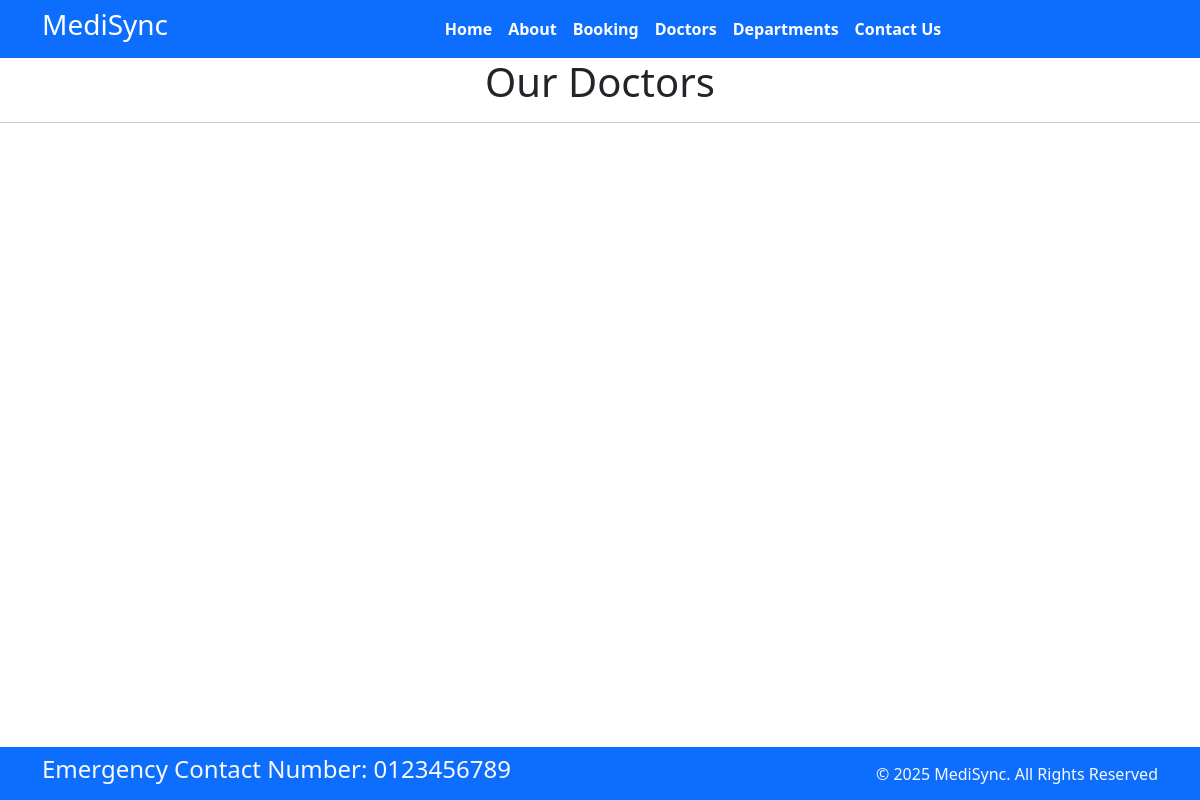
/doctors, run on an earlier commit of the app's database.
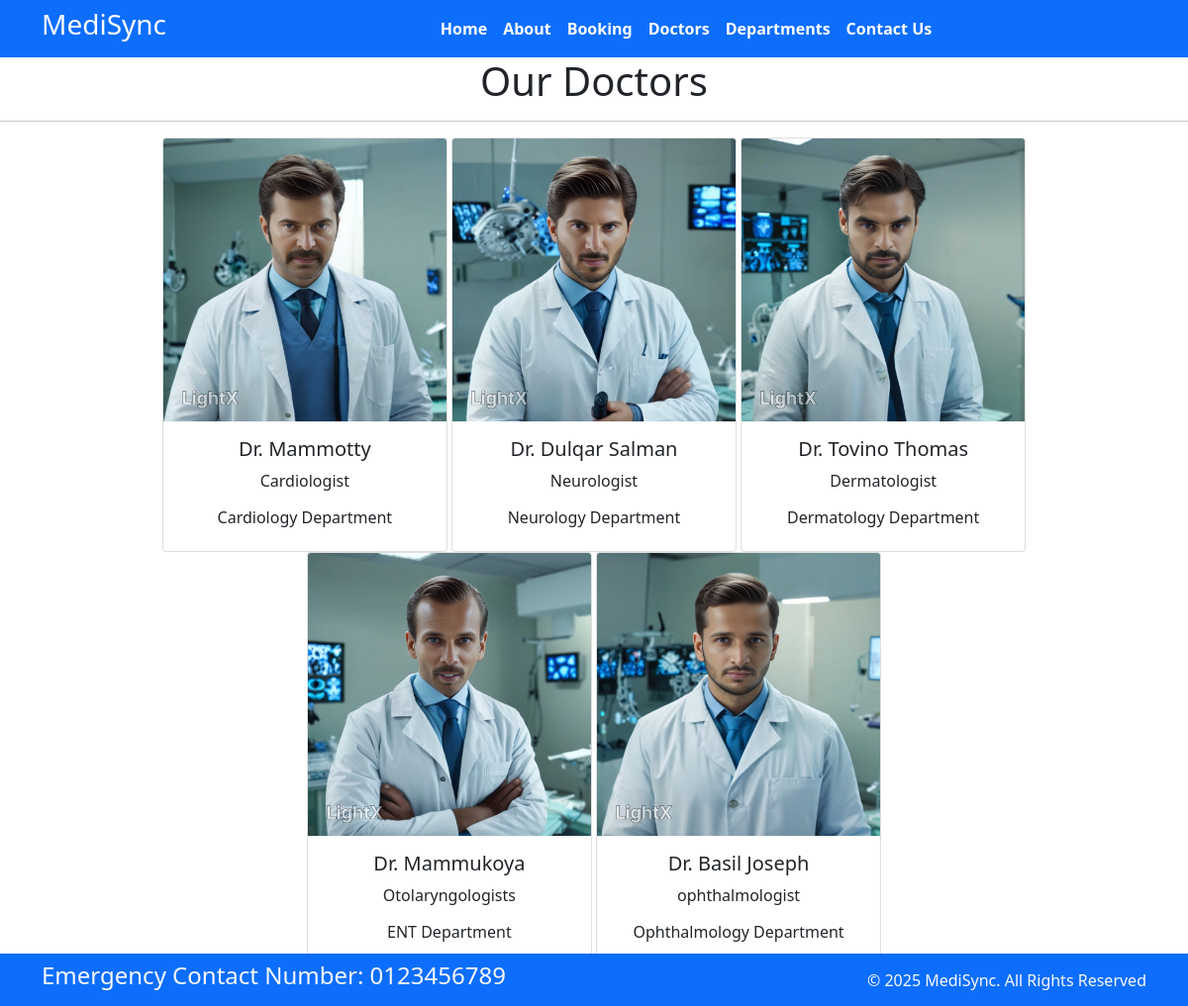
And on a later commit of the database.
### Home/models.py (models this page shows, shortened)
class Doctors(models.Model):
    doc_name = models.CharField(max_length=255)
    doc_spec = models.CharField(max_length=255)
    dep_name = models.ForeignKey(Department, on_delete=models.CASCADE)
    doc_image = models.ImageField(upload_to='doctors')

class Department(models.Model):
    dep_name = models.CharField(max_length=100)
    dep_description = models.TextField()
    def __str__(self):
        return self.dep_name

### Home/views.py (the view)
# urls.py: path('doctors', views.doctors, name='doctors'),
def doctors(request):
    dict_doc = {
        'doc' : Doctors.objects.all()
    }
    return render(request, 'doctors.html', dict_doc)

### templates/doctors.html (shortened to what this page needs)
{% extends "base.html" %}
{% block content %}
<h1 class="text-center"> Our Doctors </h1>
<hr>
<div class="container text-center m-30 p-209">
    {% for d in doc %}
    <div class="card text-center " style="width: 18rem; display:inline-block ">
        <img src="{{ d.doc_image.url }}" class="card-img-top" alt="...">
        <div class="card-body">
            <h5 class="card-title">Dr. {{ d.doc_name }}</h5>
            <p class="card-text">{{ d.doc_spec }}</p>
            <h6>{{ d.dep_name }} Department </h6>
        </div>
    </div>
    {% endfor %}
</div>
{% endblock  %}

### templates/base.html (shortened to what this page needs)
{% load static %}
<!DOCTYPE html>
<html>
  <head>
    <link rel="stylesheet"
      href=" https://cdn.jsdelivr.net/npm/bootstrap@5.1.3/dist/css/bootstrap.min.css ">
    <link rel="stylesheet"
      href="https://use.fontawesome.com/releases/v5.2.0/css/all.css">
    <link rel="stylesheet"
      href="{% static "/Css/style.css" %}">
  </head>
  <body style="margin-bottom: 20px; padding-bottom: 20px;">
    <nav class="navbar bg-primary navbar-expand-md ">
      <div class="container">
        <div class="col-2 text-left pl-md-0">
          <h3 class="text-white"> MediSync </h3>
        </div>
        <div
          class="collapse navbar-collapse justify-content-center col-md-8 navbar-collapse-3">
          <ul class="navbar-nav justify-content-center  fw-bold">
            <li class="nav-item active">
              <a class="nav-link text-white" href="{% url 'home' %}">Home </a>
            </li>
            <li class="nav-item">
              <a class="nav-link text-white" href="{% url 'about' %}">About</a>
            </li>
            <li class="nav-item">
              <a class="nav-link text-white" href="{% url 'booking' %}">Booking</a>
            </li>
            <li class="nav-item">
              <a class="nav-link text-white" href="{% url 'doctors' %}">Doctors</a>
            </li>
			 <li class="nav-item">
              <a class="nav-link text-white" href="{% url 'department' %}">Departments</a>
            </li>
            <li class="nav-item">
              <a class="nav-link text-white" href="{% url 'contact' %}">Contact Us</a>
            </li>
          </ul>
        </div>
      </div>
    </nav>
    {% block content %}{% endblock  %}
    <section class="fixed-bottom">
      <footer class="pt-2 pb-2 bg-primary text-light">
        <div class="container">
          <div class="row align-items-center">
            <div class="col-12 col-md-8">
              <h4>Emergency Contact Number: 0123456789</h4>
            </div>
            <div class="col-12 col-md-4 mt-4 mt-md-0 text-center text-md-end">
              © 2025 MediSync. All Rights Reserved
            </div>
          </div>
        </div>
      </footer>
    </section>
  </body>
</html>

What changed in the data, as far as the page shows it:
added Doctors: doc_image (picture), doc_name "Mammotty", doc_spec "Cardiologist", dep_name "Cardiology"
added Doctors: doc_image (picture), doc_name "Dulqar Salman", doc_spec "Neurologist", dep_name "Neurology"
added Doctors: doc_image (picture), doc_name "Tovino Thomas", doc_spec "Dermatologist", dep_name "Dermatology"
added Doctors: doc_image (picture), doc_name "Mammukoya", doc_spec "Otolaryngologists", dep_name "ENT"
added Doctors: doc_image (picture), doc_name "Basil Joseph", doc_spec "ophthalmologist", dep_name "Ophthalmology"
